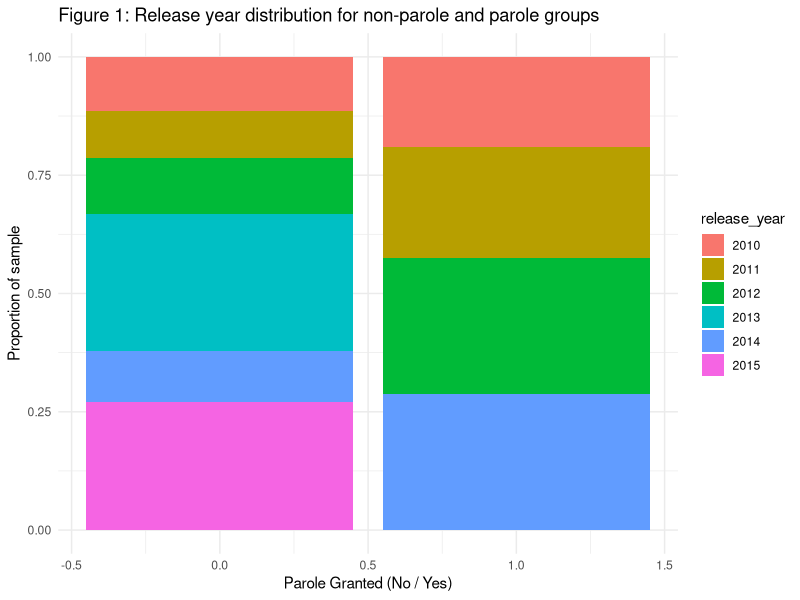
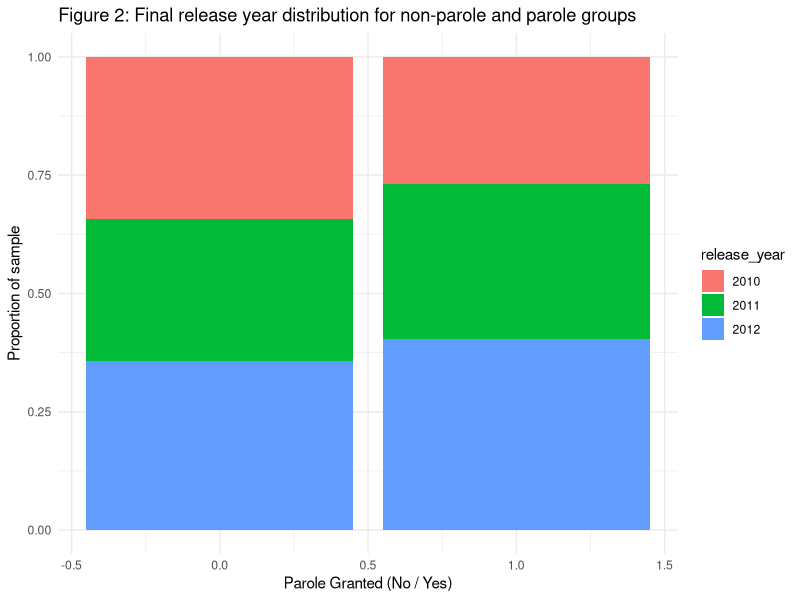
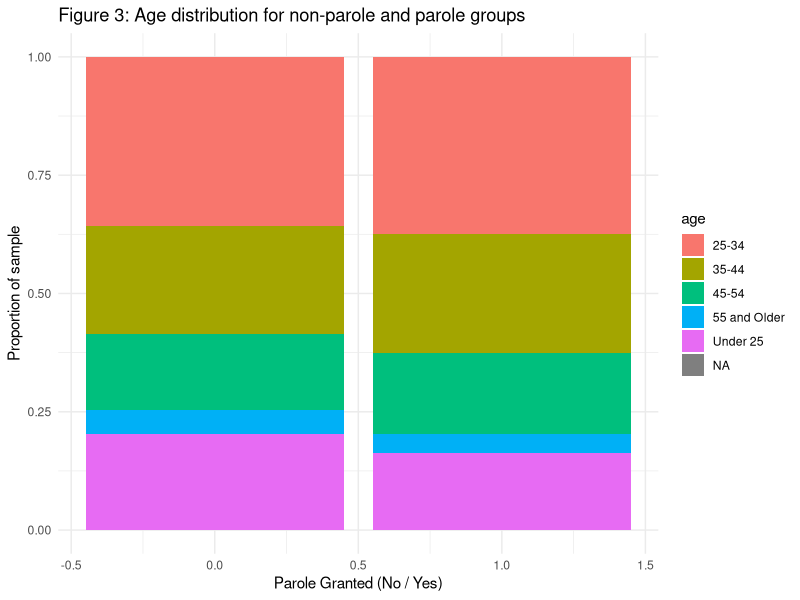
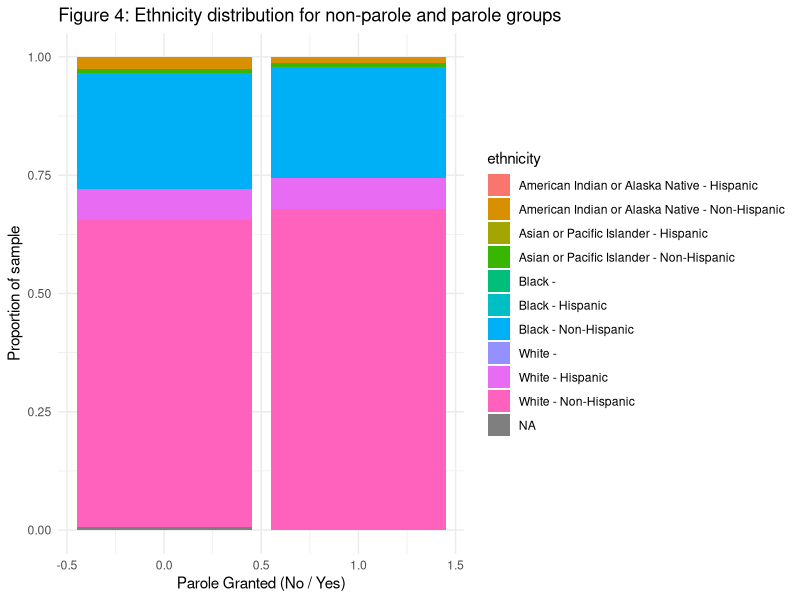
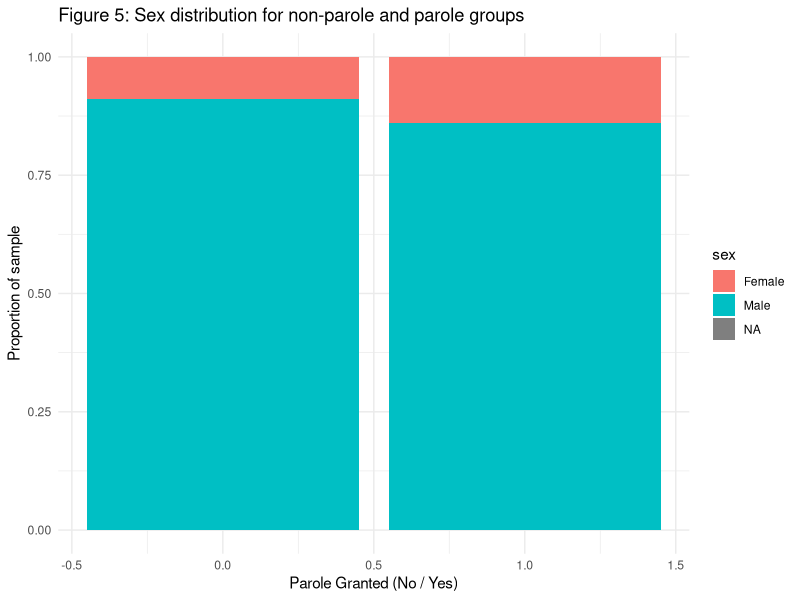
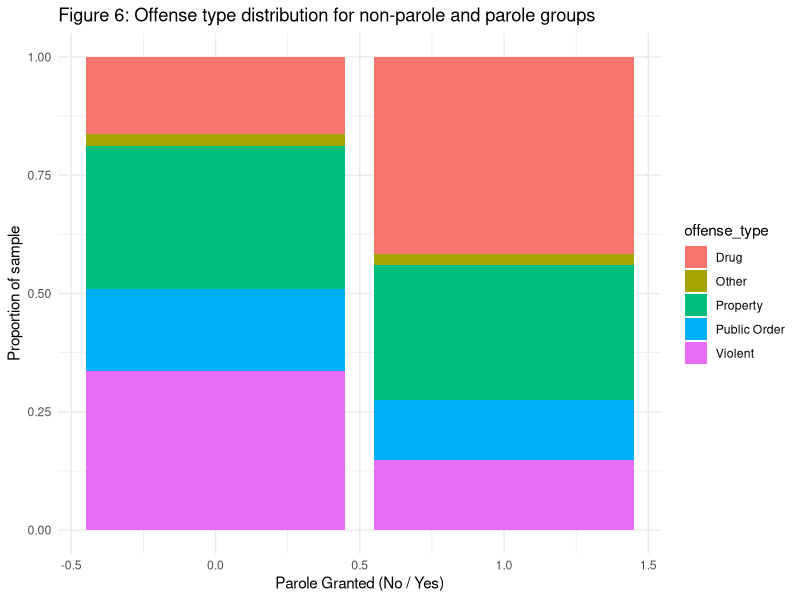

The R script that drew these images, in order:
## ---- chunk 1
knitr::opts_chunk$set(echo = TRUE)
library(tidyverse)
library(broom)
library(dplyr)
library(knitr)
## ---- chunk 2
recidivism_data <- read.csv("3-Year_Recidivism_for_Offenders_Released_from_Prison_in_Iowa.csv")
names(recidivism_data)[names(recidivism_data) == "Return.to.Prison"] <- "recidivist"
names(recidivism_data)[names(recidivism_data) == "Race...Ethnicity"] <- "ethnicity"
names(recidivism_data)[names(recidivism_data) == "Convicting.Offense.Classification"] <- "offense_class"
names(recidivism_data)[names(recidivism_data) == "Offense.Type"] <- "offense_type"
names(recidivism_data)[names(recidivism_data) == "Offense.Subtype"] <- "offense_subtype"
names(recidivism_data)[names(recidivism_data) == "Main.Supervising.District"] <- "district"
names(recidivism_data)[names(recidivism_data) == "Release.Type"] <- "release_type"
names(recidivism_data)[names(recidivism_data) == "Age.At.Release"] <- "age"
names(recidivism_data)[names(recidivism_data) == "Fiscal.Year.Released"] <- "release_year"
names(recidivism_data)[names(recidivism_data) == "Sex"] <- "sex"
## ---- chunk 3
# define parole, full_sentence and special sentence dummy variables
recidivism_data <- recidivism_data %>%
  mutate(parole = ifelse(release_type == "Parole", 1, 0))

recidivism_data <- recidivism_data %>%
  mutate(full_sentence = ifelse(release_type == "Discharged End of Sentence", 1, 0))

recidivism_data <- recidivism_data %>%
  mutate(special_sentence = ifelse(release_type == "Special Sentence", 1, 0))
## ---- chunk 4
count(recidivism_data, parole == 1)
count(recidivism_data, full_sentence == 1)
count(recidivism_data, special_sentence == 1)
## ---- chunk 5
# turn missing and false NA values into NAs, then remove NAs
recidivism_data[recidivism_data == ""] <- NA
recidivism_data[recidivism_data == "N/A -"] <- NA
drop_na(recidivism_data, recidivist, release_type, age, sex, ethnicity, offense_type)
## ---- chunk 6
# distribution: release year
recidivism_data$release_year <- as.factor(recidivism_data$release_year)

ggplot(data = recidivism_data) +
  geom_bar(
    mapping = aes(x = parole, fill = release_year),
    position = "fill"
    ) +
  labs(
    title = "Figure 1: Release year distribution for non-parole and parole groups",
    x = "Parole Granted (No / Yes)",
    y = "Proportion of sample"
    ) +
  theme_minimal()
## ---- chunk 7
recidivism_data <- recidivism_data <- filter(recidivism_data, release_year == "2010" | release_year == "2011" | release_year == "2012")

## ---- chunk 8
# distribution: release year
recidivism_data$release_year <- as.factor(recidivism_data$release_year)

ggplot(data = recidivism_data) +
  geom_bar(
    mapping = aes(x = parole, fill = release_year),
    position = "fill"
    ) +
  labs(
    title = "Figure 2: Final release year distribution for non-parole and parole groups",
    x = "Parole Granted (No / Yes)",
    y = "Proportion of sample"
    ) +
  theme_minimal()
## ---- chunk 9
# distribution: age
ggplot(data = recidivism_data) +
    geom_bar(
        mapping = aes(x = parole, fill = age),
        position = "fill"
        ) + 
    labs(
        title = "Figure 3: Age distribution for non-parole and parole groups",
        x = "Parole Granted (No / Yes)",
        y = "Proportion of sample"
        ) +
    theme_minimal()
## ---- chunk 10
# distribution: ethnicity
ggplot(data = recidivism_data) +
  geom_bar(
    mapping = aes(x = parole, fill = ethnicity),
    position = "fill"
    ) + 
  labs(
    title = "Figure 4: Ethnicity distribution for non-parole and parole groups",
    x = "Parole Granted (No / Yes)",
    y = "Proportion of sample"
    ) +
  theme_minimal()
## ---- chunk 11
# distribution: sex
ggplot(data = recidivism_data) +
  geom_bar(
    mapping = aes(x = parole, fill = sex),
    position = "fill"
  ) + 
  labs(
    title = "Figure 5: Sex distribution for non-parole and parole groups",
    x = "Parole Granted (No / Yes)",
    y = "Proportion of sample"
  ) +
  theme_minimal()
## ---- chunk 12
# distribution: offense_type
ggplot(data = recidivism_data) +
  geom_bar(
      mapping = aes(x = parole, fill = offense_type), 
      position = "fill"
      ) + 
  labs(
    title = "Figure 6: Offense type distribution for non-parole and parole groups",
    x = "Parole Granted (No / Yes)",
    y = "Proportion of sample"
    ) +
  theme_minimal()
## ---- chunk 13
# calculate recidivism rate for parole vs non-parole groups

# calulate for parole group
parole <- filter(recidivism_data, parole == 1)
parole_recidivist <- filter(parole, recidivist == "Yes")

n_parole <- nrow(parole)
n_parole_recividist <- nrow(parole_recidivist)

recid_rate_parole <- round((n_parole_recividist / n_parole), digits = 3)

# calculate for non-parole group
no_parole <- filter(recidivism_data, parole == 0)
no_parole_recidivist <- filter(no_parole, recidivist == "Yes")

n_no_parole <-nrow(no_parole)
n_no_parole_recidivist <- nrow(no_parole_recidivist)

recid_rate_no_parole <- round((n_no_parole_recidivist / n_no_parole), digits = 3)

summary <- data.frame(recid_rate_no_parole, recid_rate_parole)
summary <- mutate(summary, delta = recid_rate_parole - recid_rate_no_parole)
kable(summary, caption = "Recidivism rates for non-parole and parole groups", col.names = c("Non-parole", "Parole", "Delta"))
## ---- chunk 14
# sex - parole
n_parole_sex_m <- nrow(filter(parole, sex == "Male"))
n_parole_sex_f <- nrow(filter(parole, sex == "Female"))

recid_parole_m <- round((nrow(filter(parole, sex =="Male" & recidivist == "Yes")) / n_parole_sex_m), digits = 3)
recid_parole_f <- round((nrow(filter(parole, sex == "Female" & recidivist == "Yes")) / n_parole_sex_f), digits = 3) 

# sex - no parole
n_no_parole_sex_m <- nrow(filter(no_parole, sex == "Male"))
n_no_parole_sex_f <- nrow(filter(no_parole, sex == "Female"))

recid_no_parole_sex_m <- round((nrow(filter(no_parole, sex =="Male" & recidivist == "Yes")) / n_no_parole_sex_m), digits = 3)
recid_no_parole_sex_f <- round((nrow(filter(no_parole, sex =="Female" &  recidivist == "Yes")) / n_no_parole_sex_m), digits = 3)

# sex - summary
sex_rows <- c("Male", "Female")
sex_no_parole_rates <- c(recid_no_parole_sex_m, recid_no_parole_sex_f)
sex_parole_rates <- c(recid_parole_m, recid_parole_f)
sex_summary <- data.frame(sex_rows, sex_no_parole_rates, sex_parole_rates)
sex_summary <- mutate(sex_summary, delta = sex_parole_rates - sex_no_parole_rates)
kable(sex_summary, caption = "Recidivism rates for non-parole / parole groups by sex", col.names = c("Sex", "No Parole", "Parole", "Delta"))
## ---- chunk 15
# release year - parole
n_parole_release_year_2010 <- nrow(filter(parole, release_year == "2010"))
n_parole_release_year_2011 <- nrow(filter(parole, release_year == "2011"))
n_parole_release_year_2012 <- nrow(filter(parole, release_year == "2012"))

recid_parole_2010 <- round((nrow(filter(parole, release_year == "2010" & recidivist == "Yes")) / n_parole_release_year_2010), digits = 3)
recid_parole_2011 <- round((nrow(filter(parole, release_year == "2011" & recidivist == "Yes")) / n_parole_release_year_2011), digits = 3)
recid_parole_2012 <- round((nrow(filter(parole, release_year == "2012" & recidivist == "Yes")) / n_parole_release_year_2012), digit = 3)

# release year - no parole
n_no_parole_release_year_2010 <- nrow(filter(no_parole, release_year == "2010"))
n_no_parole_release_year_2011 <- nrow(filter(no_parole, release_year == "2011"))
n_no_parole_release_year_2012 <- nrow(filter(no_parole, release_year == "2012"))

recid_no_parole_2010 <- round((nrow(filter(no_parole, release_year == "2010" & recidivist == "Yes")) / n_no_parole_release_year_2010), digits = 3)
recid_no_parole_2011 <- round((nrow(filter(no_parole, release_year == "2011" & recidivist == "Yes")) / n_no_parole_release_year_2011), digits = 3)
recid_no_parole_2012 <- round((nrow(filter(no_parole, release_year == "2012" & recidivist == "Yes")) / n_no_parole_release_year_2012), digits = 3)

# release year summary
year_rows <- c("2010", "2011", "2012")
year_no_parole_rates <- c(recid_no_parole_2010, recid_no_parole_2011, recid_no_parole_2012)
year_parole_rates <- c(recid_parole_2010, recid_parole_2011, recid_parole_2012)
year_summary <- data.frame(year_rows, year_no_parole_rates, year_parole_rates)
year_summary <- mutate(year_summary, delta = year_parole_rates - year_no_parole_rates)
kable(year_summary, caption = "Recidivism rates for non-parole / parole groups by release year", col.names = c("Release Year", "No Parole Group", "Parole Group", "Delta"))
## ---- chunk 16
# offense type - parole
n_parole_offense_drug <- nrow(filter(parole, offense_type == "Drug"))
n_parole_offense_property <- nrow(filter(parole, offense_type == "Property"))
n_parole_offense_public_order <- nrow(filter(parole, offense_type == "Public Order"))
n_parole_offense_violent <- nrow(filter(parole, offense_type == "Violent"))
n_parole_offense_other <- nrow(filter(parole, offense_type == "Other"))

recid_parole_drug <- round((nrow(filter(parole, offense_type == "Drug" & recidivist == "Yes")) / n_parole_offense_drug), digits = 3)
recid_parole_property <- round((nrow(filter(parole, offense_type == "Property" & recidivist == "Yes")) / n_parole_offense_property), digits = 3)
recid_parole_public_order <- round((nrow(filter(parole, offense_type == "Public Order" & recidivist == "Yes")) / n_parole_offense_public_order), digits = 3)
recid_parole_violent <- round((nrow(filter(parole, offense_type == "Violent" & recidivist == "Yes")) / n_parole_offense_violent), digits = 3)
recid_parole_other <- round((nrow(filter(parole, offense_type == "Other" & recidivist == "Yes")) / n_parole_offense_drug), digits = 3)

# offense_type - no parole
n_no_parole_offense_drug <- nrow(filter(no_parole, offense_type == "Drug"))
n_no_parole_offense_property <- nrow(filter(no_parole, offense_type == "Property"))
n_no_parole_offense_public_order <- nrow(filter(no_parole, offense_type == "Public Order"))
n_no_parole_offense_violent <- nrow(filter(no_parole, offense_type == "Violent"))
n_no_parole_offense_other <- nrow(filter(no_parole, offense_type == "Other"))

recid_no_parole_drug <- round((nrow(filter(no_parole, offense_type == "Drug" & recidivist == "Yes")) / n_no_parole_offense_drug), digits = 3)
recid_no_parole_property <- round((nrow(filter(no_parole, offense_type == "Property" & recidivist == "Yes")) / n_no_parole_offense_property), digits = 3)
recid_no_parole_public_order <- round((nrow(filter(no_parole, offense_type == "Public Order" & recidivist == "Yes")) / n_no_parole_offense_public_order), digits = 3)
recid_no_parole_violent <- round((nrow(filter(no_parole, offense_type == "Violent" & recidivist == "Yes")) / n_no_parole_offense_violent), digits = 3)
recid_no_parole_other <- round((nrow(filter(no_parole, offense_type == "Other" & recidivist == "Yes")) / n_no_parole_offense_drug), digits = 3)

# offense type summary
offense_rows <- c("Drug", "Property", "Public Order", "Violent", "Other")
offense_no_parole_rates <- c(recid_no_parole_drug, recid_no_parole_property, recid_no_parole_public_order, recid_no_parole_violent, recid_no_parole_other)
offense_parole_rates <- c(recid_parole_drug, recid_parole_property, recid_parole_public_order, recid_parole_violent, recid_parole_other)
offense_summary <- data.frame(offense_rows, offense_no_parole_rates, offense_parole_rates)
offense_summary <- mutate(offense_summary, delta = offense_parole_rates - offense_no_parole_rates)
kable(offense_summary, caption = "Recidivism rates in non-parole / parole groups by Offense Type", col.names = c("Offense Type", "No Parole Group", "Parole Group", "Delta"))
## ---- chunk 17
# age - parole
n_parole_age_under25 <- nrow(filter(parole, age == "Under 25"))
n_parole_age_25_34 <- nrow(filter(parole, age == "25-34"))
n_parole_age_35_44 <- nrow(filter(parole, age == "35-44"))
n_parole_age_45_54 <- nrow(filter(parole, age == "45-54"))
n_parole_age_55_older <- nrow(filter(parole, age == "55 and Older"))

recid_parole_age_under25 <- round((nrow(filter(parole, age == "Under 25" & recidivist == "Yes")) / n_parole_age_under25), digits = 3)
recid_parole_age_25_34 <- round((nrow(filter(parole, age == "25-34" & recidivist == "Yes")) / n_parole_age_25_34), digits = 3)
recid_parole_age_35_44 <- round((nrow(filter(parole, age == "35-44" & recidivist == "Yes")) / n_parole_age_35_44), digits = 3)
recid_parole_age_45_54 <- round((nrow(filter(parole, age == "45-54" & recidivist == "Yes")) / n_parole_age_45_54), digits = 3)
recid_parole_age_55_older <- round((nrow(filter(parole, age == "55 and Older" & recidivist == "Yes")) / n_parole_age_55_older), digits = 3)

# age - no parole
n_no_parole_age_under25 <- nrow(filter(no_parole, age == "Under 25"))
n_no_parole_age_25_34 <- nrow(filter(no_parole, age == "25-34"))
n_no_parole_age_35_44 <- nrow(filter(no_parole, age == "35-44"))
n_no_parole_age_45_54 <- nrow(filter(no_parole, age == "45-54"))
n_no_parole_age_55_older <- nrow(filter(no_parole, age == "55 and Older"))

recid_no_parole_age_under25 <- round((nrow(filter(no_parole, age == "Under 25" & recidivist == "Yes")) / n_no_parole_age_under25), digits = 3)
recid_no_parole_age_25_34 <- round((nrow(filter(no_parole, age == "25-34" & recidivist == "Yes")) / n_no_parole_age_25_34), digits = 3)
recid_no_parole_age_35_44 <- round((nrow(filter(no_parole, age == "35-44" & recidivist == "Yes")) / n_no_parole_age_35_44), digits = 3)
recid_no_parole_age_45_54 <- round((nrow(filter(no_parole, age == "45-54" & recidivist == "Yes")) / n_no_parole_age_45_54), digits = 3)
recid_no_parole_age_55_older <- round((nrow(filter(no_parole, age == "55 and Older" & recidivist == "Yes")) / n_no_parole_age_55_older), digits = 3)

# age summary
age_rows <- c("Under 25", "25-34", "35-44", "44-54", "55 and Older")
age_no_parole_rates <- c(recid_no_parole_age_under25, recid_no_parole_age_25_34, recid_no_parole_age_35_44, recid_no_parole_age_45_54, recid_no_parole_age_55_older)
age_parole_rates <- c(recid_parole_age_under25, recid_parole_age_25_34, recid_parole_age_35_44, recid_parole_age_45_54, recid_parole_age_55_older)
age_summary <- data.frame(age_rows, age_no_parole_rates, age_parole_rates)
age_summary <- mutate(age_summary, delta = age_parole_rates - age_no_parole_rates)
kable(age_summary, caption = "Recidivism rates for non-parole / parole groups by age", col.names = c("Age Range", "Non-parole", "Parole", "Delta"))
## ---- chunk 18
# ethnicity - parole

n_parole_native_hispanic <- nrow(filter(parole, ethnicity == "American Indian or Alaska Native - Hispanic"))
n_parole_native_nonhispanic <- nrow(filter(parole, ethnicity == "American Indian or Alaska Native - Non-Hispanic"))
n_parole_asian_hispanic <- nrow(filter(parole, ethnicity == "Asian or Pacific Islander - Hispanic"))
n_parole_asian_nonhispanic <- nrow(filter(parole, ethnicity == "Asian or Pacific Islander - Non-Hispanic"))
n_parole_black_hispanic <- nrow(filter(parole, ethnicity == "Black - Hispanic"))
n_parole_black_nonhispanic <- nrow(filter(parole, ethnicity == "Black - Non-Hispanic"))
n_parole_white_hispanic <- nrow(filter(parole, ethnicity == "White - Hispanic"))
n_parole_white_nonhispanic <- nrow(filter(parole, ethnicity == "White - Non-Hispanic"))

recid_parole_native_hispanic <- round((nrow(filter(parole, ethnicity == "American Indian or Alaska Native - Hispanic" & recidivist == "Yes")) / n_parole_native_hispanic), digits = 3)
recid_parole_native_nonhispanic <- round((nrow(filter(parole, ethnicity == "American Indian or Alaska Native - Non-Hispanic" & recidivist == "Yes")) / n_parole_native_nonhispanic), digits = 3)
recid_parole_asian_hispanic <- round((nrow(filter(parole, ethnicity == "Asian or Pacific Islander - Hispanic" & recidivist == "Yes")) / n_parole_asian_hispanic), digits = 3)
recid_parole_asian_nonhispanic <- round((nrow(filter(parole, ethnicity == "Asian or Pacific Islander - Non-Hispanic" & recidivist == "Yes")) / n_parole_asian_nonhispanic), digits = 3)
recid_parole_black_hispanic <- round((nrow(filter(parole, ethnicity == "Black - Hispanic" & recidivist == "Yes")) / n_parole_black_hispanic), digits = 3)
recid_parole_black_nonhispanic <- round((nrow(filter(parole, ethnicity == "Black - Non-Hispanic" & recidivist == "Yes")) / n_parole_black_nonhispanic), digits = 3)
recid_parole_white_hispanic <- round((nrow(filter(parole, ethnicity == "White - Hispanic" & recidivist == "Yes")) / n_parole_white_hispanic), digits = 3)
recid_parole_white_nonhispanic <- round((nrow(filter(parole, ethnicity == "White - Non-Hispanic" & recidivist == "Yes")) / n_parole_white_nonhispanic), digits = 3)

# ethnicity - no parole

n_no_parole_native_hispanic <- nrow(filter(no_parole, ethnicity == "American Indian of Alaska Native - Hispanic"))
n_no_parole_native_nonhispanic <- nrow(filter(no_parole, ethnicity == "American Indian of Alaska Native - Non-Hispanic"))
n_no_parole_asian_hispanic <- nrow(filter(no_parole, ethnicity == "Asian or Pacific Islander - Hispanic"))
n_no_parole_asian_nonhispanic <- nrow(filter(no_parole, ethnicity == "Asian or Pacific Islander - Non-Hispanic"))
n_no_parole_black_hispanic <- nrow(filter(no_parole, ethnicity == "Black - Hispanic"))
n_no_parole_black_nonhispanic <- nrow(filter(no_parole, ethnicity == "Black - Non-Hispanic"))
n_no_parole_white_hispanic <- nrow(filter(no_parole, ethnicity == "White - Hispanic"))
n_no_parole_white_nonhispanic <- nrow(filter(no_parole, ethnicity == "White - Non-Hispanic"))

recid_no_parole_native_hispanic <- round((nrow(filter(no_parole, ethnicity == "American Indian of Alaska Native - Hispanic" & recidivist == "Yes")) / n_parole_native_hispanic), digits = 3)
recid_no_parole_native_nonhispanic <- round((nrow(filter(no_parole, ethnicity == "American Indian of Alaska Native - Non-Hispanic" & recidivist == "Yes")) / n_parole_native_nonhispanic), digits = 3)
recid_no_parole_asian_hispanic <- round((nrow(filter(no_parole, ethnicity == "Asian or Pacific Islander - Hispanic" & recidivist == "Yes")) / n_parole_asian_hispanic), digits = 3)
recid_no_parole_asian_nonhispanic <- round((nrow(filter(no_parole, ethnicity == "Asian or Pacific Islander - Non-Hispanic" & recidivist == "Yes")) / n_parole_asian_nonhispanic), digits = 3)
recid_no_parole_black_hispanic <- round((nrow(filter(no_parole, ethnicity == "Black - Hispanic" & recidivist == "Yes")) / n_parole_black_hispanic), digits = 3)
recid_no_parole_black_nonhispanic <- round((nrow(filter(no_parole, ethnicity == "Black - Non-Hispanic" & recidivist == "Yes")) / n_parole_black_nonhispanic), digits = 3)
recid_no_parole_white_hispanic <- round((nrow(filter(no_parole, ethnicity == "White - Hispanic" & recidivist == "Yes")) / n_parole_white_hispanic), digits = 3)
recid_no_parole_white_nonhispanic <- round((nrow(filter(no_parole, ethnicity == "White - Non-Hispanic" & recidivist == "Yes")) / n_parole_white_nonhispanic), digits = 3)

# ethnicity summary
ethnicity_rows <- c("American Indian of Alaska Native - Hispanic", "American Indian of Alaska Native - Non-Hispanic", "Asian or Pacific Islander - Hispanic", "Asian or Pacific Islander - Non-Hispanic", "Black - Hispanic", "Black - Non-Hispanic", "White - Hispanic", "White - Non-Hispanic")
ethnicity_no_parole_rates <- c(recid_no_parole_native_hispanic, recid_no_parole_native_nonhispanic, recid_no_parole_asian_hispanic, recid_no_parole_asian_nonhispanic, recid_no_parole_black_hispanic, recid_no_parole_black_nonhispanic, recid_no_parole_white_hispanic, recid_no_parole_white_nonhispanic)
ethnicity_parole_rates <- c(recid_parole_native_hispanic, recid_parole_native_nonhispanic, recid_parole_asian_hispanic, recid_parole_asian_nonhispanic, recid_parole_black_hispanic, recid_parole_black_nonhispanic, recid_parole_white_hispanic, recid_parole_white_nonhispanic)
ethnicity_summary <- data.frame(ethnicity_rows, ethnicity_no_parole_rates, ethnicity_parole_rates)
ethnicity_summary <- mutate(ethnicity_summary, delta = ethnicity_parole_rates - ethnicity_no_parole_rates)
kable(ethnicity_summary, caption = "Recidivism rates for non-parole / parole groups by ethnicity", col.names = c("Ethnicity", "Non-parole", "Parole", "Delta"))

